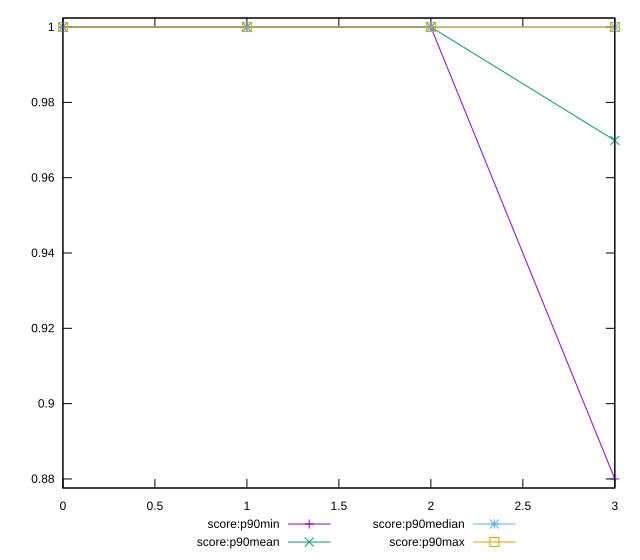

Here is the gnuplot script that generated this plot:
reset

$scoreP90Min <<EOF
0 1
1 1
2 1
3 0.88
EOF

$scoreP90Mean <<EOF
0 1
1 1
2 1
3 0.9698936170212764
EOF

$scoreP90Median <<EOF
0 1
1 1
2 1
3 1
EOF

$scoreP90Max <<EOF
0 1
1 1
2 1
3 1
EOF

set key outside below
set xrange [0:3]
set yrange [0.8776:1.0024]
set trange [0.8776:1.0024]
set terminal svg size 640, 560 enhanced background rgb 'white'
set output "reports/report_00027_2021-02-24T12-40-31.850Z/legacy-javascript/progression/score.svg"

plot $scoreP90Min title "score:p90min" with linespoints, \
     $scoreP90Mean title "score:p90mean" with linespoints, \
     $scoreP90Median title "score:p90median" with linespoints, \
     $scoreP90Max title "score:p90max" with linespoints

reset
